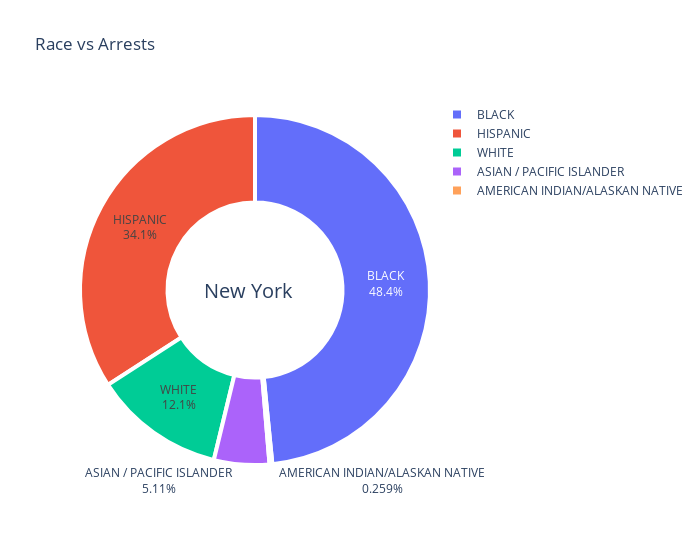

The notebook cell this image was saved under:
### Markdown cell above
Plotting Arrest against Race

### Code cell
fig = go.Figure()
fig.add_trace(go.Pie(labels=nyarrest.Race.value_counts().index.tolist(), 
                     values = nyarrest.Race.value_counts().tolist()
                    ))
fig.update_traces(hoverinfo='label+percent+value',textinfo='label+percent', textfont_size=12,
                  marker=dict(line=dict(color='white', width=4)), hole=.5)
fig.update_layout(title = 'Race vs Arrests', width = 700,
                 annotations=[dict(text='New York', x=0.48, y=0.5, font_size=20, showarrow=False)])
fig.show()

### Figure 1 — Plotly figure (JSON) as saved in the notebook; plotly's stock layout.template omitted (floating-point values rounded to 4 significant figures)
{"data": [{"hole": 0.5, "hoverinfo": "label+percent+value", "labels": ["BLACK", "HISPANIC", "WHITE", "ASIAN / PACIFIC ISLANDER", "AMERICAN INDIAN/ALASKAN NATIVE"], "marker": {"line": {"color": "white", "width": 4}}, "textfont": {"size": 12}, "textinfo": "label+percent", "type": "pie", "values": [65531, 46180, 16377, 6910, 351]}], "layout": {"annotations": [{"font": {"size": 20}, "showarrow": false, "text": "New York", "x": 0.48, "y": 0.5}], "title": {"text": "Race vs Arrests"}, "width": 700}}
